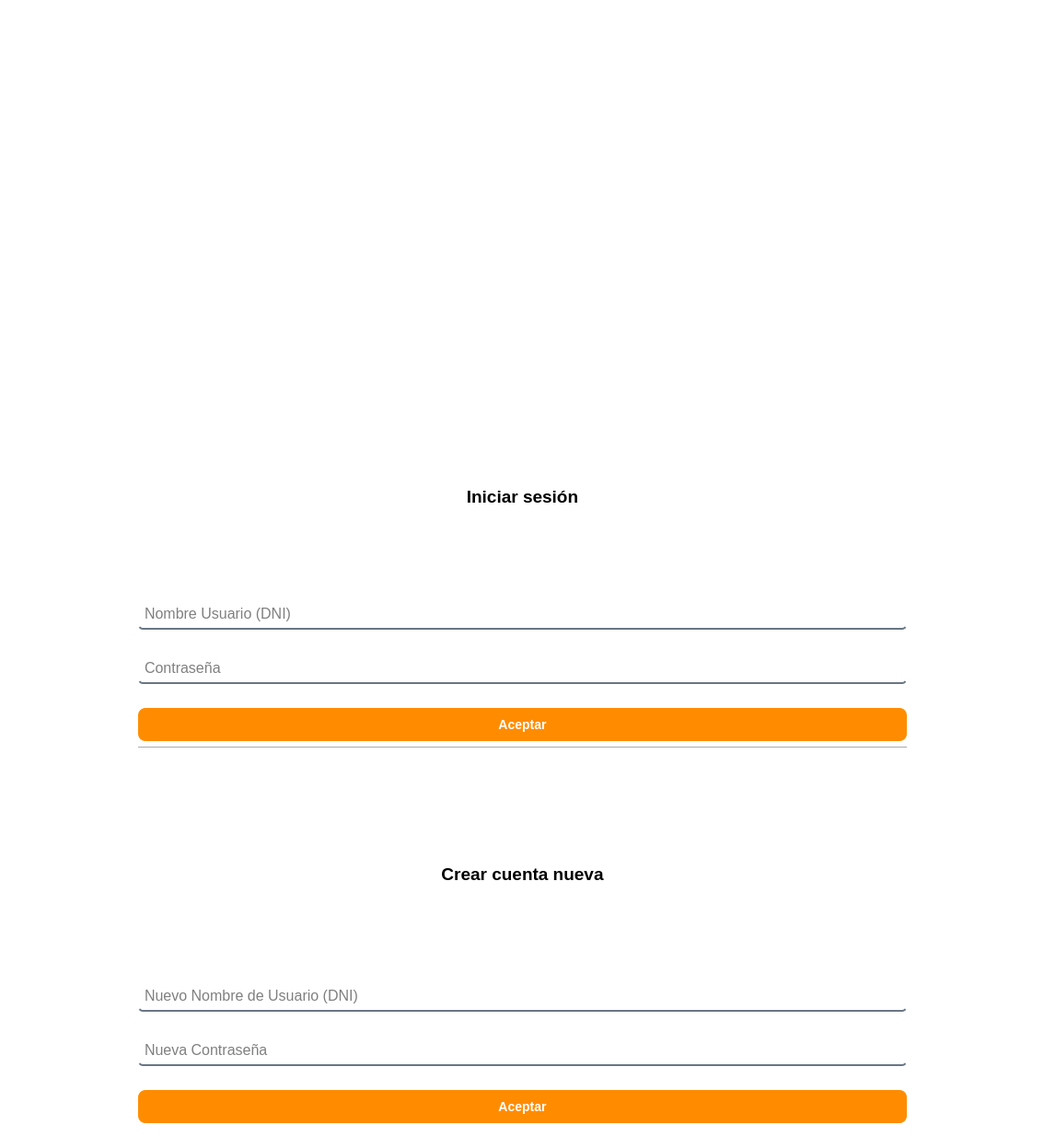
<?xml version="1.0" encoding="UTF-8"?>
<ui version="4.0">
 <class>MainWindow</class>
 <widget class="QMainWindow" name="MainWindow">
  <property name="geometry">
   <rect>
    <x>0</x>
    <y>0</y>
    <width>1134</width>
    <height>1247</height>
   </rect>
  </property>
  <property name="font">
   <font>
    <family>Arial</family>
    <italic>false</italic>
    <stylestrategy>PreferAntialias</stylestrategy>
   </font>
  </property>
  <property name="cursor">
   <cursorShape>ArrowCursor</cursorShape>
  </property>
  <property name="mouseTracking">
   <bool>false</bool>
  </property>
  <property name="windowTitle">
   <string>MainWindow</string>
  </property>
  <property name="autoFillBackground">
   <bool>false</bool>
  </property>
  <property name="styleSheet">
   <string notr="true">/* Pone el fondo de la ventana en blanco */
QMainWindow {
    background-color: #FFFFFF;
}

QWidget {
    background-color: white;
}


/* Estilo para las cajas de texto (DNI y Contraseña) */
QLineEdit {
    border: 2px solid #2980B9; /* Borde azul KiVet */
    border-radius: 5px;
    padding: 5px;
}</string>
  </property>
  <widget class="QWidget" name="centralwidget">
   <property name="styleSheet">
    <string notr="true"/>
   </property>
   <layout class="QHBoxLayout" name="horizontalLayout">
    <item>
     <spacer name="verticalSpacer_13">
      <property name="orientation">
       <enum>Qt::Vertical</enum>
      </property>
      <property name="sizeHint" stdset="0">
       <size>
        <width>20</width>
        <height>40</height>
       </size>
      </property>
     </spacer>
    </item>
    <item>
     <spacer name="verticalSpacer_17">
      <property name="orientation">
       <enum>Qt::Vertical</enum>
      </property>
      <property name="sizeHint" stdset="0">
       <size>
        <width>20</width>
        <height>40</height>
       </size>
      </property>
     </spacer>
    </item>
    <item>
     <spacer name="verticalSpacer_21">
      <property name="orientation">
       <enum>Qt::Vertical</enum>
      </property>
      <property name="sizeHint" stdset="0">
       <size>
        <width>20</width>
        <height>40</height>
       </size>
      </property>
     </spacer>
    </item>
    <item>
     <spacer name="horizontalSpacer_3">
      <property name="orientation">
       <enum>Qt::Horizontal</enum>
      </property>
      <property name="sizeHint" stdset="0">
       <size>
        <width>40</width>
        <height>20</height>
       </size>
      </property>
     </spacer>
    </item>
    <item>
     <widget class="QWidget" name="widget_5" native="true">
      <property name="styleSheet">
       <string notr="true"/>
      </property>
      <layout class="QVBoxLayout" name="verticalLayout_5">
       <item>
        <widget class="QWidget" name="widget_6" native="true">
         <property name="font">
          <font>
           <kerning>true</kerning>
          </font>
         </property>
         <property name="cursor">
          <cursorShape>ArrowCursor</cursorShape>
         </property>
         <property name="focusPolicy">
          <enum>Qt::NoFocus</enum>
         </property>
         <layout class="QHBoxLayout" name="horizontalLayout_2">
          <item>
           <widget class="QLabel" name="label_5">
            <property name="text">
             <string/>
            </property>
           </widget>
          </item>
          <item>
           <widget class="QLabel" name="label_6">
            <property name="text">
             <string/>
            </property>
           </widget>
          </item>
          <item>
           <spacer name="horizontalSpacer">
            <property name="orientation">
             <enum>Qt::Horizontal</enum>
            </property>
            <property name="sizeHint" stdset="0">
             <size>
              <width>40</width>
              <height>20</height>
             </size>
            </property>
           </spacer>
          </item>
          <item>
           <widget class="QLabel" name="label_8">
            <property name="text">
             <string/>
            </property>
           </widget>
          </item>
          <item>
           <widget class="QLabel" name="label_3">
            <property name="maximumSize">
             <size>
              <width>800</width>
              <height>1000</height>
             </size>
            </property>
            <property name="font">
             <font>
              <weight>50</weight>
              <bold>false</bold>
             </font>
            </property>
            <property name="layoutDirection">
             <enum>Qt::LeftToRight</enum>
            </property>
            <property name="text">
             <string/>
            </property>
            <property name="pixmap">
             <pixmap resource="../imagenes/recursos.qrc">:/imagenes/logoKiVet.jpg</pixmap>
            </property>
            <property name="scaledContents">
             <bool>true</bool>
            </property>
            <property name="alignment">
             <set>Qt::AlignCenter</set>
            </property>
            <property name="wordWrap">
             <bool>false</bool>
            </property>
            <property name="indent">
             <number>-1</number>
            </property>
            <property name="openExternalLinks">
             <bool>false</bool>
            </property>
           </widget>
          </item>
          <item>
           <spacer name="horizontalSpacer_2">
            <property name="orientation">
             <enum>Qt::Horizontal</enum>
            </property>
            <property name="sizeHint" stdset="0">
             <size>
              <width>40</width>
              <height>20</height>
             </size>
            </property>
           </spacer>
          </item>
          <item>
           <widget class="QLabel" name="label_9">
            <property name="text">
             <string/>
            </property>
           </widget>
          </item>
          <item>
           <widget class="QLabel" name="label_7">
            <property name="text">
             <string/>
            </property>
           </widget>
          </item>
          <item>
           <widget class="QLabel" name="label_4">
            <property name="text">
             <string/>
            </property>
           </widget>
          </item>
         </layout>
        </widget>
       </item>
       <item>
        <widget class="QWidget" name="widget_7" native="true">
         <layout class="QVBoxLayout" name="verticalLayout_2">
          <item>
           <widget class="QLabel" name="label">
            <property name="font">
             <font>
              <pointsize>14</pointsize>
              <weight>75</weight>
              <bold>true</bold>
             </font>
            </property>
            <property name="text">
             <string>Iniciar sesión</string>
            </property>
            <property name="alignment">
             <set>Qt::AlignCenter</set>
            </property>
           </widget>
          </item>
          <item>
           <widget class="QLineEdit" name="nombreUsuario">
            <property name="font">
             <font>
              <pointsize>12</pointsize>
              <kerning>true</kerning>
             </font>
            </property>
            <property name="mouseTracking">
             <bool>true</bool>
            </property>
            <property name="autoFillBackground">
             <bool>false</bool>
            </property>
            <property name="styleSheet">
             <string notr="true">background-color: rgba(0,0,0, 0);
border: none;
border-bottom: 2px solid rgba(105, 118, 132, 255)</string>
            </property>
            <property name="placeholderText">
             <string>Nombre Usuario (DNI)</string>
            </property>
           </widget>
          </item>
          <item>
           <spacer name="horizontalSpacer_5">
            <property name="orientation">
             <enum>Qt::Horizontal</enum>
            </property>
            <property name="sizeHint" stdset="0">
             <size>
              <width>40</width>
              <height>20</height>
             </size>
            </property>
           </spacer>
          </item>
          <item>
           <widget class="QLineEdit" name="contrasena">
            <property name="font">
             <font>
              <pointsize>12</pointsize>
             </font>
            </property>
            <property name="styleSheet">
             <string notr="true">background-color: rgba(0,0,0, 0);
border: none;
border-bottom: 2px solid rgba(105, 118, 132, 255)</string>
            </property>
            <property name="echoMode">
             <enum>QLineEdit::Password</enum>
            </property>
            <property name="placeholderText">
             <string>Contraseña</string>
            </property>
           </widget>
          </item>
          <item>
           <spacer name="horizontalSpacer_4">
            <property name="orientation">
             <enum>Qt::Horizontal</enum>
            </property>
            <property name="sizeHint" stdset="0">
             <size>
              <width>40</width>
              <height>20</height>
             </size>
            </property>
           </spacer>
          </item>
          <item>
           <widget class="QPushButton" name="botonAceptar">
            <property name="font">
             <font>
              <pointsize>-1</pointsize>
              <weight>75</weight>
              <bold>true</bold>
             </font>
            </property>
            <property name="styleSheet">
             <string notr="true">/* Le da el color naranja corporativo al botón principal */
QPushButton#botonAceptar {
    background-color: #FF8C00; 
    color: white;
    border-radius: 8px; /* Redondea los bordes */
    padding: 10px;
    font-weight: bold;
    font-size: 14px;
}

/* Efecto para cuando el usuario pase el dedo/ratón por encima */
QPushButton#botonAceptar:hover {
    background-color: #E67E22;
}</string>
            </property>
            <property name="text">
             <string>Aceptar</string>
            </property>
           </widget>
          </item>
          <item>
           <widget class="Line" name="line">
            <property name="orientation">
             <enum>Qt::Horizontal</enum>
            </property>
           </widget>
          </item>
         </layout>
        </widget>
       </item>
       <item>
        <widget class="QWidget" name="widget_8" native="true">
         <layout class="QVBoxLayout" name="verticalLayout">
          <item>
           <widget class="QLabel" name="label_2">
            <property name="font">
             <font>
              <pointsize>14</pointsize>
              <weight>75</weight>
              <bold>true</bold>
             </font>
            </property>
            <property name="text">
             <string>Crear cuenta nueva</string>
            </property>
            <property name="alignment">
             <set>Qt::AlignCenter</set>
            </property>
           </widget>
          </item>
          <item>
           <widget class="QLineEdit" name="nombreUsuarioNuevo">
            <property name="font">
             <font>
              <pointsize>12</pointsize>
             </font>
            </property>
            <property name="styleSheet">
             <string notr="true">background-color: rgba(0,0,0, 0);
border: none;
border-bottom: 2px solid rgba(105, 118, 132, 255)</string>
            </property>
            <property name="placeholderText">
             <string>Nuevo Nombre de Usuario (DNI)</string>
            </property>
           </widget>
          </item>
          <item>
           <spacer name="horizontalSpacer_7">
            <property name="orientation">
             <enum>Qt::Horizontal</enum>
            </property>
            <property name="sizeHint" stdset="0">
             <size>
              <width>835</width>
              <height>20</height>
             </size>
            </property>
           </spacer>
          </item>
          <item>
           <widget class="QLineEdit" name="contrasenaNueva">
            <property name="font">
             <font>
              <pointsize>12</pointsize>
             </font>
            </property>
            <property name="styleSheet">
             <string notr="true">background-color: rgba(0,0,0, 0);
border: none;
border-bottom: 2px solid rgba(105, 118, 132, 255)</string>
            </property>
            <property name="echoMode">
             <enum>QLineEdit::Normal</enum>
            </property>
            <property name="placeholderText">
             <string>Nueva Contraseña</string>
            </property>
           </widget>
          </item>
          <item>
           <spacer name="horizontalSpacer_8">
            <property name="orientation">
             <enum>Qt::Horizontal</enum>
            </property>
            <property name="sizeHint" stdset="0">
             <size>
              <width>835</width>
              <height>20</height>
             </size>
            </property>
           </spacer>
          </item>
          <item>
           <widget class="QPushButton" name="botonRegistrarse">
            <property name="font">
             <font>
              <pointsize>-1</pointsize>
              <weight>75</weight>
              <bold>true</bold>
             </font>
            </property>
            <property name="styleSheet">
             <string notr="true">/* Le da el color naranja corporativo al botón principal */
QPushButton#botonRegistrarse {
    background-color: #FF8C00; 
    color: white;
    border-radius: 8px; /* Redondea los bordes */
    padding: 10px;
    font-weight: bold;
    font-size: 14px;
}

/* Efecto para cuando el usuario pase el dedo/ratón por encima */
QPushButton#botonRegistrarse:hover {
    background-color: #E67E22;
}</string>
            </property>
            <property name="text">
             <string>Aceptar</string>
            </property>
           </widget>
          </item>
         </layout>
        </widget>
       </item>
      </layout>
     </widget>
    </item>
    <item>
     <spacer name="horizontalSpacer_6">
      <property name="orientation">
       <enum>Qt::Horizontal</enum>
      </property>
      <property name="sizeHint" stdset="0">
       <size>
        <width>40</width>
        <height>20</height>
       </size>
      </property>
     </spacer>
    </item>
    <item>
     <spacer name="verticalSpacer_22">
      <property name="orientation">
       <enum>Qt::Vertical</enum>
      </property>
      <property name="sizeHint" stdset="0">
       <size>
        <width>20</width>
        <height>40</height>
       </size>
      </property>
     </spacer>
    </item>
    <item>
     <spacer name="verticalSpacer_14">
      <property name="orientation">
       <enum>Qt::Vertical</enum>
      </property>
      <property name="sizeHint" stdset="0">
       <size>
        <width>20</width>
        <height>40</height>
       </size>
      </property>
     </spacer>
    </item>
    <item>
     <spacer name="verticalSpacer_18">
      <property name="orientation">
       <enum>Qt::Vertical</enum>
      </property>
      <property name="sizeHint" stdset="0">
       <size>
        <width>20</width>
        <height>40</height>
       </size>
      </property>
     </spacer>
    </item>
   </layout>
  </widget>
 </widget>
 <resources>
  <include location="../imagenes/recursos.qrc"/>
 </resources>
 <connections/>
</ui>
